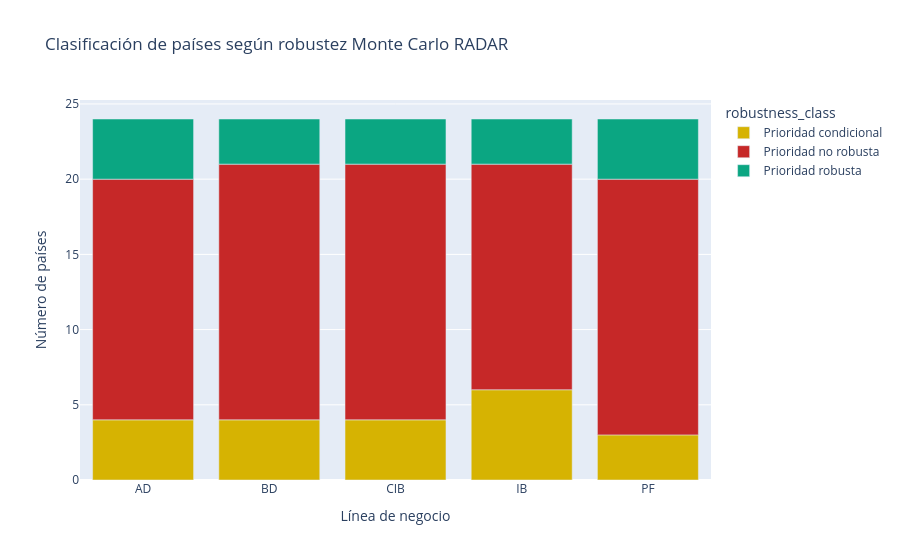

Source (notebook cell):
### Markdown cell above
## 9. Clasificación de robustez: de ranking puntual a decisión probabilística

La robustez se interpreta con cuatro variables:

1. **Ranking medio:** posición esperada bajo escenarios.
2. **Volatilidad del ranking:** sensibilidad ante pesos.
3. **Probabilidad Top-N:** probabilidad de seguir entre los países prioritarios.
4. **Probabilidad por banda:** estabilidad de atractividad, aunque la posición exacta cambie.

La clasificación ejecutiva recomendada es:

- **Prioridad robusta:** alta probabilidad de Top 5 y banda alta.
- **Prioridad condicional:** alta probabilidad de Top 10 y banda alta/media-alta.
- **Alta sensibilidad:** volatilidad elevada; requiere revisión de drivers.
- **No robusta:** buen ranking base insuficiente o baja estabilidad probabilística.

### Code cell
radar_rank_robustness = mc_radar["rank_robustness"]
radar_topn = mc_radar["topn_probabilities"]
radar_tiers = mc_radar["tier_probabilities"]

radar_robustness_exec = (
    radar_rank_robustness
    .merge(radar_topn, on=["business_line", "country_iso3"], how="left")
    .merge(radar_tiers, on=["business_line", "country_iso3"], how="left")
)

for col in ["Alta", "Media-alta", "Media", "Baja"]:
    if col not in radar_robustness_exec.columns:
        radar_robustness_exec[col] = 0.0


def classify_rank_robustness(row: pd.Series) -> str:
    """Clasifica robustez ejecutiva país-línea."""
    prob_top_5 = row.get("prob_top_5", 0.0)
    prob_top_10 = row.get("prob_top_10", 0.0)
    prob_high = row.get("Alta", 0.0)
    prob_high_mid = row.get("Alta", 0.0) + row.get("Media-alta", 0.0)
    std_rank = row.get("std_rank", 999.0)

    if prob_top_5 >= 0.80 and prob_high >= 0.70:
        return "Prioridad robusta"
    if prob_top_10 >= 0.70 and prob_high_mid >= 0.70:
        return "Prioridad condicional"
    if std_rank >= 4:
        return "Alta sensibilidad"
    return "Prioridad no robusta"


def confidence_label(row: pd.Series) -> str:
    """Etiqueta de confiabilidad para comunicación ejecutiva."""
    if row["robustness_class"] == "Prioridad robusta":
        return "Alta confiabilidad"
    if row["robustness_class"] == "Prioridad condicional":
        return "Confiabilidad media"
    if row["robustness_class"] == "Alta sensibilidad":
        return "Baja confiabilidad sin validación adicional"
    return "No prioritario / baja evidencia"

radar_robustness_exec["robustness_class"] = radar_robustness_exec.apply(classify_rank_robustness, axis=1)
radar_robustness_exec["confidence_label"] = radar_robustness_exec.apply(confidence_label, axis=1)

robustness_counts = (
    radar_robustness_exec
    .groupby(["business_line", "robustness_class"])
    .size()
    .rename("n_countries")
    .reset_index()
)

display(style_table(robustness_counts, gradient_cols=["n_countries"], format_dict={"n_countries": "{:.0f}"}))

fig = px.bar(
    robustness_counts,
    x="business_line",
    y="n_countries",
    color="robustness_class",
    title="Clasificación de países según robustez Monte Carlo RADAR",
    color_discrete_map={
        "Prioridad robusta": CIBEST["green"],
        "Prioridad condicional": CIBEST["gold"],
        "Alta sensibilidad": CIBEST["amber"],
        "Prioridad no robusta": CIBEST["red"],
    },
)
fig.update_layout(xaxis_title="Línea de negocio", yaxis_title="Número de países")
fig.show()

### Figure 1 — Plotly figure (JSON) as saved in the notebook; plotly's stock layout.template omitted (floating-point values rounded to 4 significant figures)
{"data": [{"hovertemplate": "robustness_class=Prioridad condicional<br>business_line=%{x}<br>n_countries=%{y}<extra></extra>", "legendgroup": "Prioridad condicional", "marker": {"color": "#D6B302", "pattern": {"shape": ""}}, "name": "Prioridad condicional", "orientation": "v", "showlegend": true, "textposition": "auto", "type": "bar", "x": ["AD", "BD", "CIB", "IB", "PF"], "xaxis": "x", "y": [4, 4, 4, 6, 3], "yaxis": "y"}, {"hovertemplate": "robustness_class=Prioridad no robusta<br>business_line=%{x}<br>n_countries=%{y}<extra></extra>", "legendgroup": "Prioridad no robusta", "marker": {"color": "#C62828", "pattern": {"shape": ""}}, "name": "Prioridad no robusta", "orientation": "v", "showlegend": true, "textposition": "auto", "type": "bar", "x": ["AD", "BD", "CIB", "IB", "PF"], "xaxis": "x", "y": [16, 17, 17, 15, 17], "yaxis": "y"}, {"hovertemplate": "robustness_class=Prioridad robusta<br>business_line=%{x}<br>n_countries=%{y}<extra></extra>", "legendgroup": "Prioridad robusta", "marker": {"color": "#0BA682", "pattern": {"shape": ""}}, "name": "Prioridad robusta", "orientation": "v", "showlegend": true, "textposition": "auto", "type": "bar", "x": ["AD", "BD", "CIB", "IB", "PF"], "xaxis": "x", "y": [4, 3, 3, 3, 4], "yaxis": "y"}], "layout": {"barmode": "relative", "legend": {"title": {"text": "robustness_class"}, "tracegroupgap": 0}, "title": {"text": "Clasificación de países según robustez Monte Carlo RADAR"}, "xaxis": {"anchor": "y", "domain": [0, 1], "title": {"text": "Línea de negocio"}}, "yaxis": {"anchor": "x", "domain": [0, 1], "title": {"text": "Número de países"}}}}
